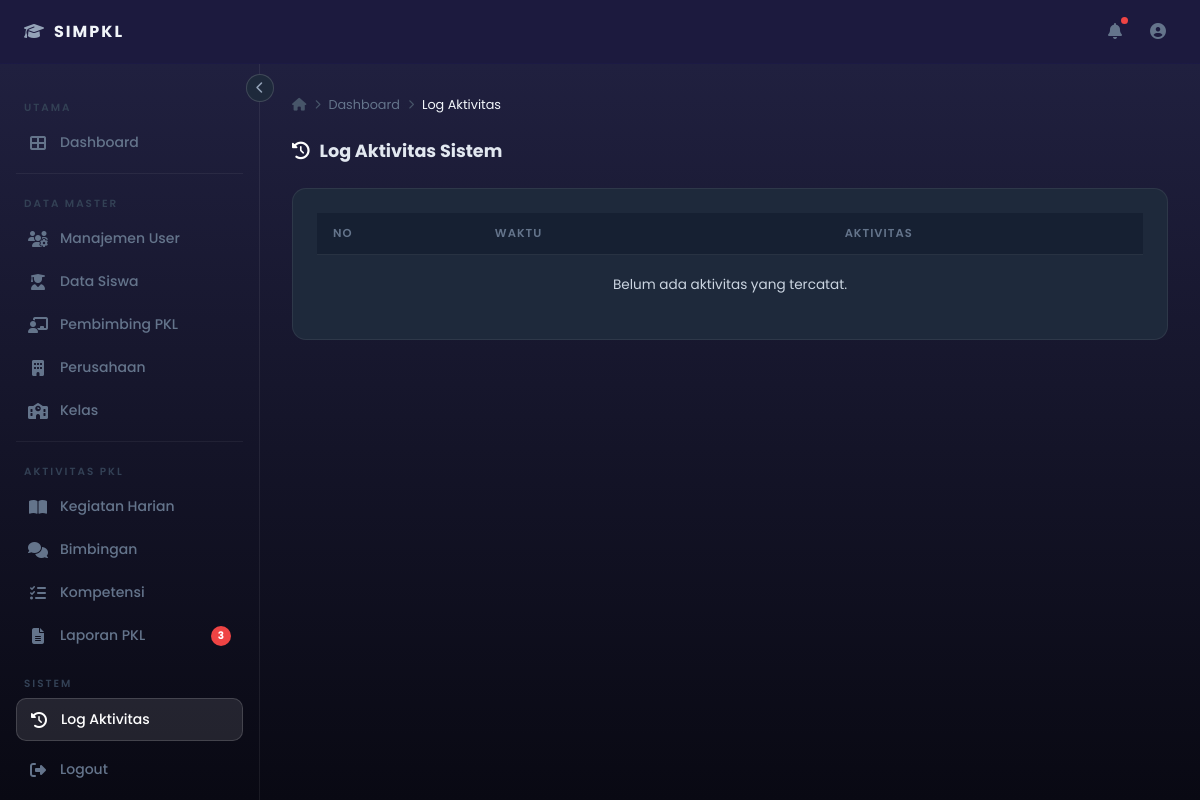
Page /log-aktivitas.php (signed in) on the earlier database version.
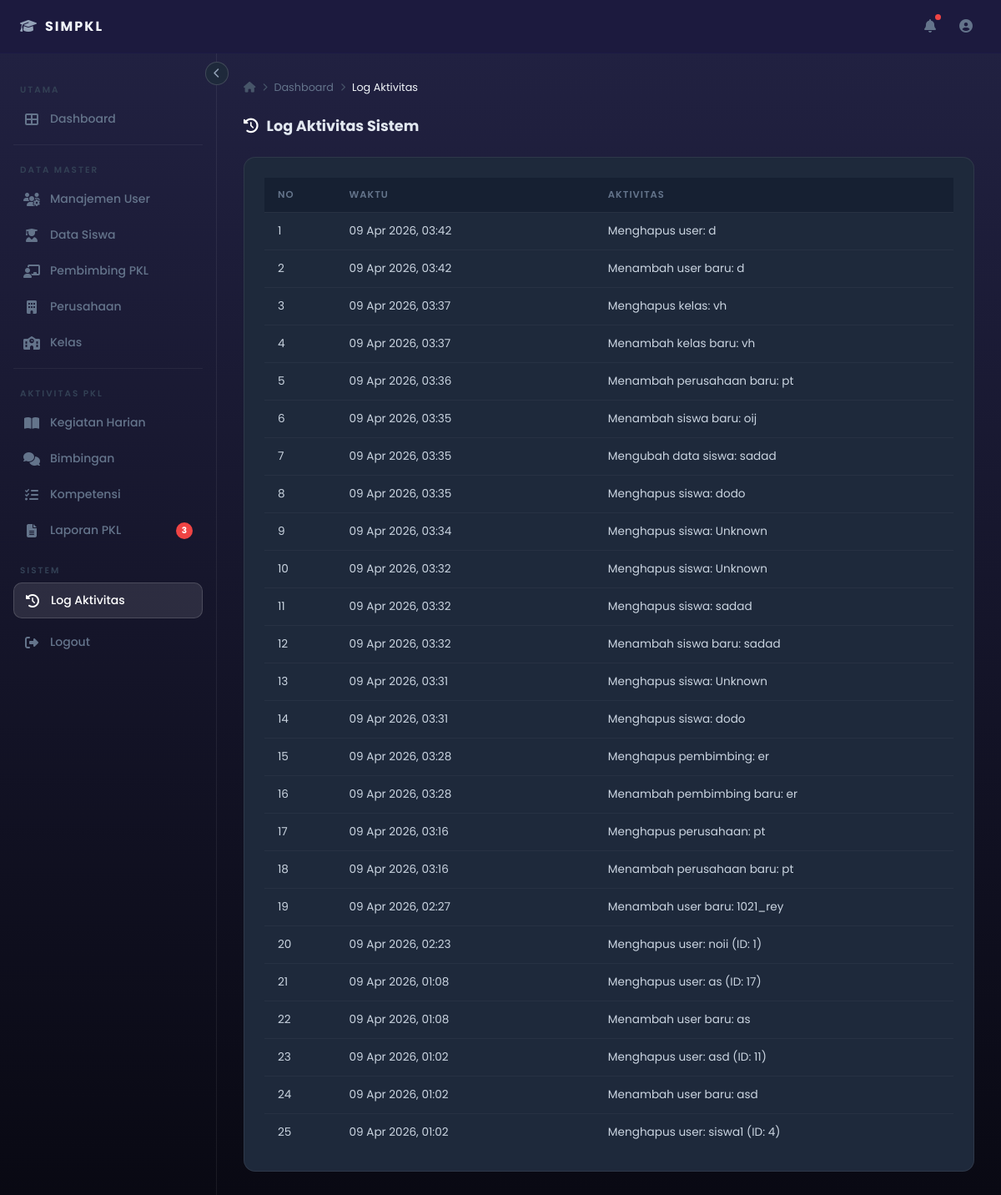
Same page on the later database version.
### tables this page shows
CREATE TABLE `log_aktivitas` (
  `id_log` int(11) NOT NULL,
  `id_users` int(11) DEFAULT NULL,
  `aktivitas` varchar(255) DEFAULT NULL,
  `waktu` timestamp NOT NULL DEFAULT current_timestamp()
);

### log-aktivitas.php (the view, shortened to what this page needs)
<?php
include "config.php";
$page_title  = 'Log Aktivitas';
include '_header_admin.php';
$query = "SELECT log_aktivitas.*, users.username
          FROM log_aktivitas
          LEFT JOIN users ON log_aktivitas.id_users = users.id_users
          ORDER BY log_aktivitas.waktu DESC";
$result = mysqli_query($conn, $query);
?>
<div class="page-header">
    <h2><i class="fas fa-history"></i> Log Aktivitas Sistem</h2>
</div>
<div class="card">
    <div class="table-responsive">
        <table class="table">
            <thead>
                <tr>
                    <th>No</th>
                    <th>Waktu</th>
                    <th></th>
                    <th>Aktivitas</th>
                </tr>
            </thead>
            <tbody>
                <?php
                $no = 1;
                if (mysqli_num_rows($result) > 0) {
                    while ($row = mysqli_fetch_assoc($result)) { ?>
                        <tr>
                            <td><?= $no++; ?></td>
                            <td><?= date('d M Y, H:i', strtotime($row['waktu'])); ?></td>
                            <td>
                            </td>
                            <td><?= htmlspecialchars($row['aktivitas']); ?></td>
                        </tr>
                    <?php }
                } else { ?>
                    <tr>
                        <td colspan="4" style="text-align:center; padding: 20px;">Belum ada aktivitas yang tercatat.</td>
                    </tr>
                <?php } ?>
            </tbody>
        </table>
    </div>
</div>
<?php include '_footer_admin.php'; ?>

### _header_admin.php (shortened to what this page needs)
<!DOCTYPE html>
<html lang="id">
<head>
  <link rel="stylesheet" href="style.css"/>
  <link rel="stylesheet" href="https://cdnjs.cloudflare.com/ajax/libs/font-awesome/6.5.2/css/all.min.css"/>
</head>
<body style="display:flex;flex-direction:column;">
<header style="position:fixed;top:0;left:0;right:0;z-index:100;
  background:rgba(28, 26, 62, 0.97);backdrop-filter:blur(10px);
  border-bottom:1px solid rgba(36, 38, 151, 0.07);height:64px;">
  <nav style="display:flex;align-items:center;justify-content:space-between;height:100%;padding:0 24px;">
    <div style="display:flex;align-items:center;gap:12px;">
      <div style="font-weight:700;font-size:1rem;color:#f1f5f9;letter-spacing:2px;">
        <i class="fas fa-graduation-cap" style="margin-right:8px;color:#94a3b8;"></i>SIMPKL
      </div>
    </div>
    <div style="display:flex;gap:8px;align-items:center;">
      <a href="notifikasi.php" style="color:#64748b;padding:6px 10px;border-radius:8px;transition:all .2s;position:relative;">
        <i class="fas fa-bell"></i>
        <span style="position:absolute;top:4px;right:4px;width:7px;height:7px;background:#ef4444;border-radius:50%;"></span>
      </a>
      <a href="profil.php" style="color:#64748b;padding:6px 10px;border-radius:8px;transition:all .2s;">
        <i class="fas fa-user-circle"></i>
      </a>
    </div>
  </nav>
</header>
<?php include 'sidebar.php'; ?>
<div class="layout-wrapper">
<main class="main-content" id="mainContent">
  <div class="breadcrumb">
    <i class="fas fa-home"></i>
    <i class="fas fa-chevron-right" style="font-size:.6rem;"></i>
    <a href="dashboard_admin2.php">Dashboard</a>
    <?php if ($page_title !== 'Dashboard Admin'): ?>
    <i class="fas fa-chevron-right" style="font-size:.6rem;"></i>
    <span><?php echo htmlspecialchars($page_title); ?></span>
    <?php endif; ?>
  </div>

### sidebar.php (shortened to what this page needs)
<?php
function si($href, $icon, $label, $key, $active, $badge = 0, $danger = false) {
    $ac = ($key === $active) ? 'active' : '';
    $dg = $danger ? 'danger' : '';
    echo "<a href='{$href}' class='sidebar-item {$ac} {$dg}' data-tooltip='{$label}'>
            <i class='{$icon}'></i><span>{$label}</span>";
    if ($badge > 0) echo "<span class='badge'>{$badge}</span>";
    echo "</a>";
}
?>
<button class="sidebar-toggle" id="sidebarToggle" title="Toggle Sidebar">
  <i class="fas fa-chevron-left"></i>
</button>
<aside class="sidebar" id="sidebar">
  <div class="sidebar-section">
    <div class="sidebar-section-title">Utama</div>
    <?php si('dashboard_admin2.php',   'fas fa-th-large',           'Dashboard',       'dashboard',   $active_page); ?>
  </div>
  <div class="sidebar-divider"></div>
  <div class="sidebar-section">
    <div class="sidebar-section-title">Data Master</div>
  </div>
  <div class="sidebar-divider"></div>
  <div class="sidebar-section">
    <div class="sidebar-section-title">Aktivitas PKL</div>
    <?php si('pkl-laporan.php',        'fas fa-file-alt',           'Laporan PKL',     'laporan',     $active_page, 3); ?>
  </div>
  <div class="sidebar-section">
    <div class="sidebar-section-title">Sistem</div>
  </div>
  <div class="sidebar-section">
  </div>
</aside>

### _footer_admin.php (shortened to what this page needs)
</main>
</div>
</body>
</html>

### style.css (style rules this page uses)
*, *::before, *::after { box-sizing: border-box; margin: 0; padding: 0; }
html { scroll-behavior: smooth; }
body { font-family: 'Poppins', sans-serif; background: linear-gradient(to bottom, #222243, #090913); color: #e2e8f0; min-height: 100vh; }
a { text-decoration: none; color: inherit; }
h2 { font-size: 1.25rem; font-weight: 600; color: #e2e8f0; }
.card { background: #1e293b; border: 1px solid rgba(255,255,255,0.07); border-radius: 14px; padding: 24px; }
table { width: 100%; border-collapse: collapse; font-size: 0.85rem; }
thead tr { background: #162032; border-bottom: 1px solid rgba(255,255,255,0.08); }
thead th { padding: 12px 16px; text-align: left; font-size: 0.72rem; font-weight: 600; color: #64748b; letter-spacing: 1px; text-transform: uppercase; white-space: nowrap; }
tbody tr { border-bottom: 1px solid rgba(255,255,255,0.04); transition: background 0.15s; }
tbody tr:last-child { border-bottom: none; }
tbody td { padding: 12px 16px; color: #cbd5e1; vertical-align: middle; }
.page-header { display: flex; align-items: center; justify-content: space-between; gap: 16px; margin-bottom: 24px; flex-wrap: wrap; }
.page-header h2 { font-size: 1.1rem; font-weight: 700; color: #e2e8f0; display: flex; align-items: center; gap: 10px; }
.page-header h2 i { color: #ffffff; }
.breadcrumb { display: flex; align-items: center; gap: 8px; font-size: 0.8rem; color: #475569; margin-bottom: 24px; }
.breadcrumb span { color: #f1f5f9; }
.breadcrumb a { color: #64748b; }
header { position: sticky; top: 0; z-index: 100; background: rgba(15,23,42,0.95); backdrop-filter: blur(10px); border-bottom: 1px solid rgba(255,255,255,0.08); }
header nav { display: flex; align-items: center; justify-content: space-between; padding: 0 24px; height: 64px; }
.sidebar { width: 260px; min-height: calc(100vh - 64px); background: linear-gradient(to bottom, #19173a); border-right: 1px solid rgba(255,255,255,0.07); padding: 24px 0; position: fixed; top: 64px; left: 0; bottom: 0; overflow-y: auto; transition: width 0.3s ease, transform 0.3s ease; z-index: 90; }
.sidebar-section { padding: 0 16px; margin-bottom: 8px; }
.sidebar-section-title { font-size: 0.65rem; font-weight: 600; letter-spacing: 2px; color: #334155; text-transform: uppercase; padding: 12px 8px 6px; white-space: nowrap; overflow: hidden; }
.sidebar-item { display: flex; align-items: center; gap: 12px; padding: 10px 12px; border-radius: 10px; text-decoration: none; color: #64748b; font-size: 0.875rem; font-weight: 500; transition: all 0.2s; white-space: nowrap; overflow: hidden; position: relative; margin-bottom: 2px; }
.sidebar-item i { width: 20px; text-align: center; font-size: 1rem; flex-shrink: 0; transition: color 0.2s; }
.sidebar-item.active { color: #ffffff; background: rgba(255,255,255,0.1); border: 1px solid rgba(255,255,255,0.15); }
.sidebar-item.active i { color: #ffffff; }
.badge { margin-left: auto; background: #ef4444; color: #fff; font-size: 0.65rem; font-weight: 700; padding: 2px 7px; border-radius: 99px; flex-shrink: 0; }
.sidebar-toggle { position: fixed; top: 74px; left: 246px; z-index: 110; background: #1e293b; border: 1px solid rgba(255,255,255,0.15); color: #94a3b8; width: 28px; height: 28px; border-radius: 50%; display: flex; align-items: center; justify-content: center; cursor: pointer; font-size: 0.75rem; transition: left 0.3s ease, transform 0.3s ease; }
.sidebar-divider { height: 1px; background: rgba(255,255,255,0.06); margin: 10px 16px; }
.layout-wrapper { display: flex; margin-top: 64px; min-height: calc(100vh - 64px); }
.main-content { margin-left: 260px; flex: 1; padding: 32px; transition: margin-left 0.3s; }

Differences in the rows shown:
added log_aktivitas: waktu "09 Apr 2026, 03:42", aktivitas "Menghapus user: d"
added log_aktivitas: waktu "09 Apr 2026, 03:42", aktivitas "Menambah user baru: d"
added log_aktivitas: waktu "09 Apr 2026, 03:37", aktivitas "Menghapus kelas: vh"
added log_aktivitas: waktu "09 Apr 2026, 03:37", aktivitas "Menambah kelas baru: vh"
added log_aktivitas: waktu "09 Apr 2026, 03:36", aktivitas "Menambah perusahaan baru: pt"
added log_aktivitas: waktu "09 Apr 2026, 03:35", aktivitas "Menambah siswa baru: oij"
added log_aktivitas: waktu "09 Apr 2026, 03:35", aktivitas "Mengubah data siswa: sadad"
added log_aktivitas: waktu "09 Apr 2026, 03:35", aktivitas "Menghapus siswa: dodo"
added log_aktivitas: waktu "09 Apr 2026, 03:34", aktivitas "Menghapus siswa: Unknown"
added log_aktivitas: waktu "09 Apr 2026, 03:32", aktivitas "Menghapus siswa: Unknown"
added log_aktivitas: waktu "09 Apr 2026, 03:32", aktivitas "Menghapus siswa: sadad"
added log_aktivitas: waktu "09 Apr 2026, 03:32", aktivitas "Menambah siswa baru: sadad"
added log_aktivitas: waktu "09 Apr 2026, 03:31", aktivitas "Menghapus siswa: Unknown"
added log_aktivitas: waktu "09 Apr 2026, 03:31", aktivitas "Menghapus siswa: dodo"
added log_aktivitas: waktu "09 Apr 2026, 03:28", aktivitas "Menghapus pembimbing: er"
added log_aktivitas: waktu "09 Apr 2026, 03:28", aktivitas "Menambah pembimbing baru: er"
added log_aktivitas: waktu "09 Apr 2026, 03:16", aktivitas "Menghapus perusahaan: pt"
added log_aktivitas: waktu "09 Apr 2026, 03:16", aktivitas "Menambah perusahaan baru: pt"
added log_aktivitas: waktu "09 Apr 2026, 02:27", aktivitas "Menambah user baru: 1021_rey"
added log_aktivitas: waktu "09 Apr 2026, 02:23", aktivitas "Menghapus user: noii (ID: 1)"
added log_aktivitas: waktu "09 Apr 2026, 01:08", aktivitas "Menghapus user: as (ID: 17)"
added log_aktivitas: waktu "09 Apr 2026, 01:08", aktivitas "Menambah user baru: as"
added log_aktivitas: waktu "09 Apr 2026, 01:02", aktivitas "Menghapus user: asd (ID: 11)"
added log_aktivitas: waktu "09 Apr 2026, 01:02", aktivitas "Menambah user baru: asd"
added log_aktivitas: waktu "09 Apr 2026, 01:02", aktivitas "Menghapus user: siswa1 (ID: 4)"
Other differences:
text no longer shown: "Belum ada aktivitas yang tercatat."
